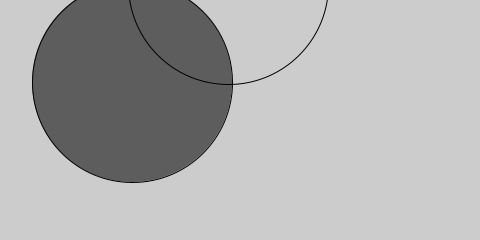
Frame 1 (no input)
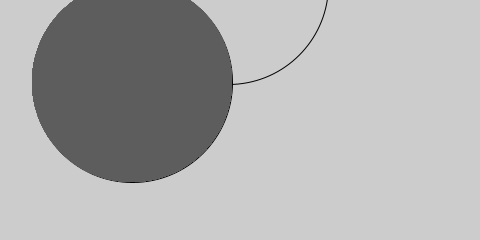
Frame 60 (the mouse pressed at the canvas centre just before this capture)
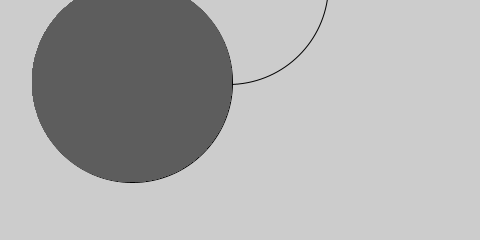
Frame 120 (the mouse held since frame 60 and released just before this capture)

The Processing sketch that drew these frames (run headless with seeded random() and noise(); from frame 60 on, the mouse is pressed at the canvas centre):

// Processing sketch: Example_3_16___Control_fill_and_stroke
// ── Example_3_16___Control_fill_and_stroke.pde
void setup() {
  size(480, 240); 
}

void draw(){

  // Using color functions. 0 = Black, 255 = White
    
  fill(93); // Dark
  ellipse(132, 82, 200, 200);
  
  noFill(); // Disable Fill
  ellipse(228, -16, 200, 200);
  
  noStroke(); // The result is NOTHING!
  ellipse(268, 118, 200, 200);
  
}
